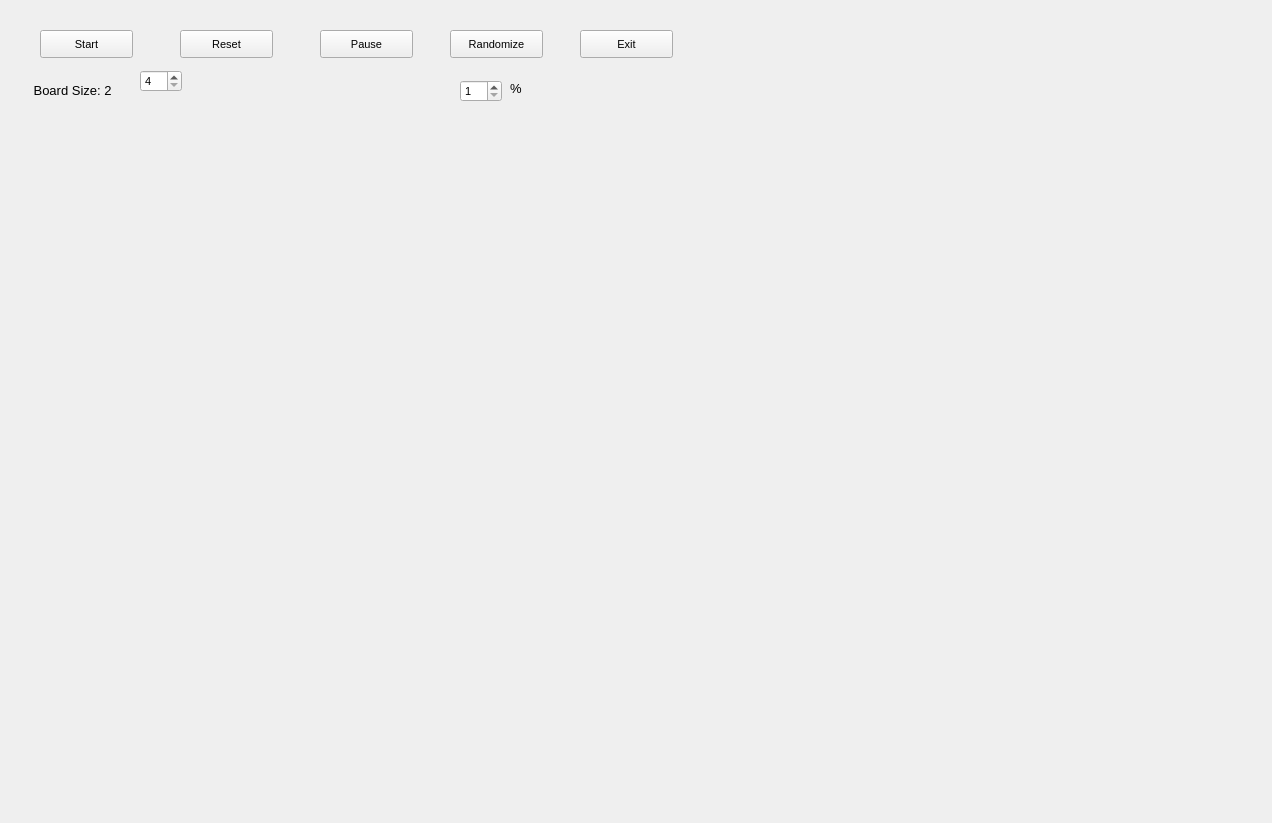
<?xml version="1.0" encoding="UTF-8"?>
<ui version="4.0">
 <class>Widget</class>
 <widget class="QWidget" name="Widget">
  <property name="geometry">
   <rect>
    <x>0</x>
    <y>0</y>
    <width>1272</width>
    <height>823</height>
   </rect>
  </property>
  <property name="font">
   <font>
    <pointsize>8</pointsize>
   </font>
  </property>
  <property name="windowTitle">
   <string>Widget</string>
  </property>
  <widget class="QPushButton" name="exitButton">
   <property name="geometry">
    <rect>
     <x>580</x>
     <y>30</y>
     <width>93</width>
     <height>28</height>
    </rect>
   </property>
   <property name="text">
    <string>Exit</string>
   </property>
  </widget>
  <widget class="QPushButton" name="startButton">
   <property name="geometry">
    <rect>
     <x>40</x>
     <y>30</y>
     <width>93</width>
     <height>28</height>
    </rect>
   </property>
   <property name="text">
    <string>Start</string>
   </property>
  </widget>
  <widget class="QPushButton" name="resetButton">
   <property name="geometry">
    <rect>
     <x>180</x>
     <y>30</y>
     <width>93</width>
     <height>28</height>
    </rect>
   </property>
   <property name="text">
    <string>Reset</string>
   </property>
  </widget>
  <widget class="QPushButton" name="pauseButton">
   <property name="geometry">
    <rect>
     <x>320</x>
     <y>30</y>
     <width>93</width>
     <height>28</height>
    </rect>
   </property>
   <property name="text">
    <string>Pause</string>
   </property>
  </widget>
  <widget class="QPushButton" name="randomizeButton">
   <property name="geometry">
    <rect>
     <x>450</x>
     <y>30</y>
     <width>93</width>
     <height>28</height>
    </rect>
   </property>
   <property name="text">
    <string>Randomize</string>
   </property>
  </widget>
  <widget class="QLabel" name="label">
   <property name="geometry">
    <rect>
     <x>510</x>
     <y>80</y>
     <width>55</width>
     <height>16</height>
    </rect>
   </property>
   <property name="font">
    <font>
     <pointsize>10</pointsize>
    </font>
   </property>
   <property name="text">
    <string>%</string>
   </property>
  </widget>
  <widget class="QLabel" name="label_2">
   <property name="geometry">
    <rect>
     <x>30</x>
     <y>80</y>
     <width>111</width>
     <height>20</height>
    </rect>
   </property>
   <property name="font">
    <font>
     <pointsize>10</pointsize>
    </font>
   </property>
   <property name="text">
    <string> Board Size: 2</string>
   </property>
  </widget>
  <widget class="QSpinBox" name="spinBox">
   <property name="geometry">
    <rect>
     <x>140</x>
     <y>70</y>
     <width>42</width>
     <height>22</height>
    </rect>
   </property>
   <property name="minimum">
    <number>4</number>
   </property>
   <property name="maximum">
    <number>8</number>
   </property>
  </widget>
  <widget class="QSpinBox" name="randomizeBox">
   <property name="geometry">
    <rect>
     <x>460</x>
     <y>80</y>
     <width>42</width>
     <height>22</height>
    </rect>
   </property>
   <property name="minimum">
    <number>1</number>
   </property>
   <property name="maximum">
    <number>12</number>
   </property>
  </widget>
 </widget>
 <layoutdefault spacing="6" margin="11"/>
 <resources/>
 <connections/>
</ui>
